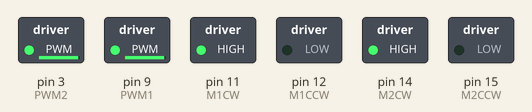
This sketch was run on a simulated Arduino Uno, built with avr-gcc and run on an emulated ATmega328P. Shown: switched loads named in the sketch (green lamp = pin HIGH).

Above: at 0.1 s.
Timing chart, 0 to 1.6 s (numbered marks = the images above):
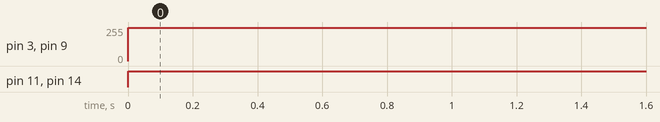

The sketch:

test_motors.ino
```cpp
#define PWM1 9
#define PWM2 3
#define M1CW 11
#define M1CCW 12
#define M2CW 14
#define M2CCW 15

void setup() {
  // put your setup code here, to run once:
  pinMode(PWM1, OUTPUT);
  pinMode(PWM2, OUTPUT);
  pinMode(M1CW, OUTPUT);
  pinMode(M1CCW, OUTPUT);
  pinMode(M2CW, OUTPUT);
  pinMode(M2CCW, OUTPUT);
  //Serial.begin(115200);
}

void loop() {
  // put your main code here, to run repeatedly:
digitalWrite(M1CW, HIGH);
digitalWrite(M1CCW, LOW);
analogWrite(PWM1, 250);
digitalWrite(M2CW, HIGH);
digitalWrite(M2CCW, LOW);
analogWrite(PWM2, 250);

}
```

Measured:
- by itself, pin 3 (PWM2), pin 9 (PWM1): 0/255 → 250/255 at 0.00 s
- by itself, pin 11 (M1CW), pin 14 (M2CW): LOW → HIGH at 0.00 s
